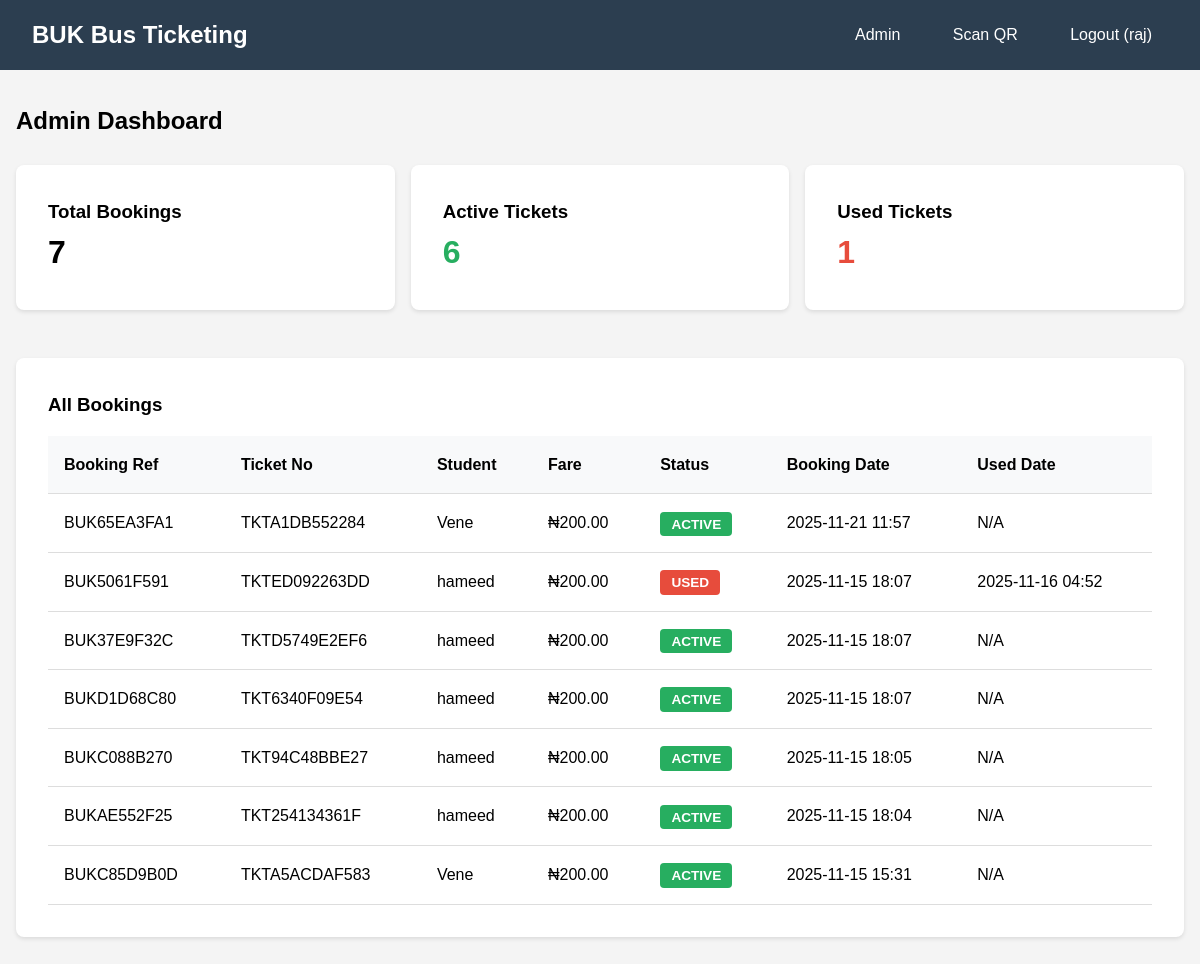
Before: /admin-dashboard/ (signed in) with the older database file.
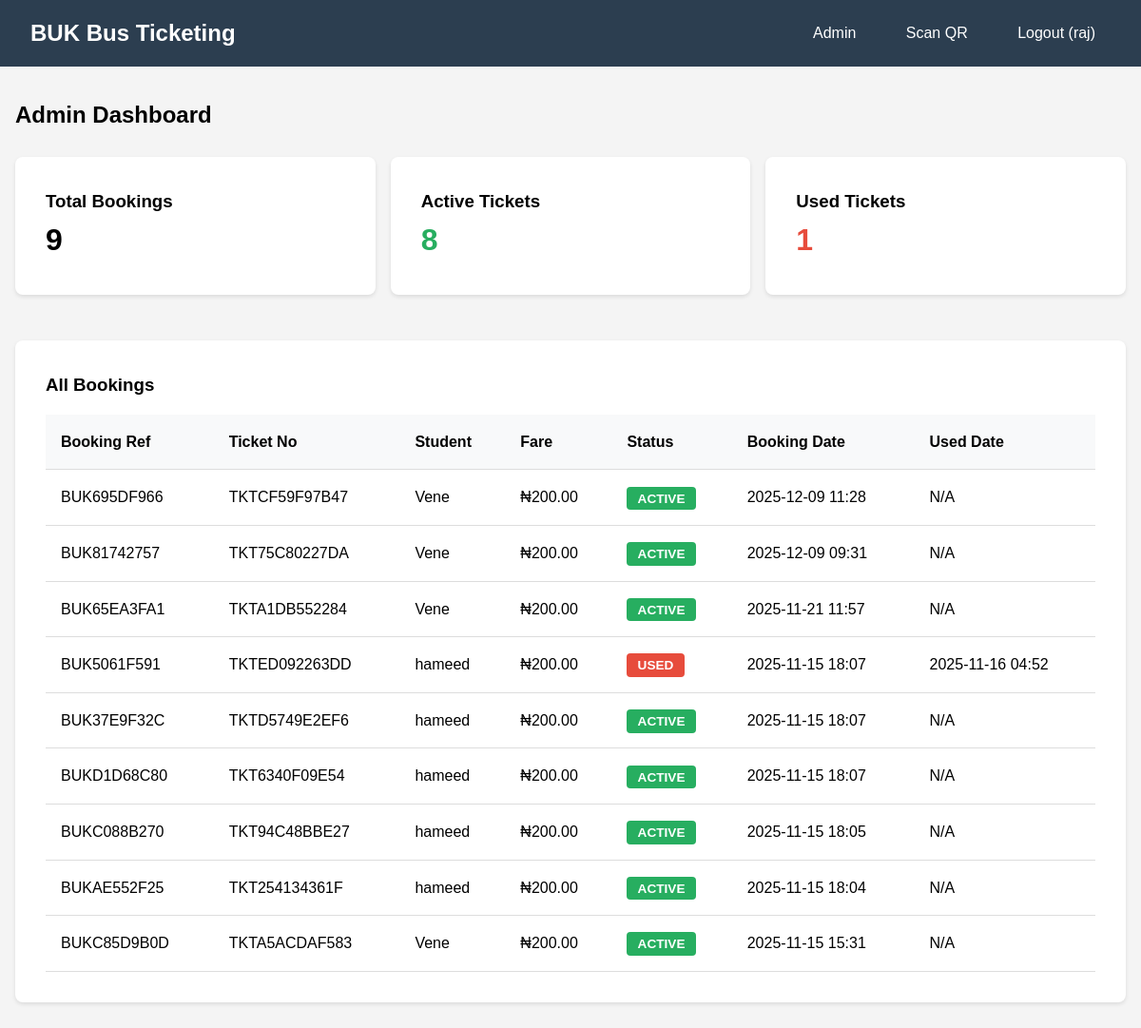
After: the same page with the newer database file.
### tickets/models.py (models this page shows, shortened)
class Booking(models.Model):
    STATUS_CHOICES = (
        ('ACTIVE', 'Active'),
        ('USED', 'Used'),
        ('EXPIRED', 'Expired'),
    )
    user = models.ForeignKey(User, on_delete=models.CASCADE, related_name='bookings')
    booking_reference = models.CharField(max_length=20, unique=True, editable=False)
    ticket_number = models.CharField(max_length=20, unique=True, editable=False)
    fare = models.DecimalField(max_digits=10, decimal_places=2, default=200.00)
    status = models.CharField(max_length=10, choices=STATUS_CHOICES, default='ACTIVE')
    qr_code = models.ImageField(upload_to='qr_codes/', blank=True)
    booking_date = models.DateTimeField(auto_now_add=True)
    used_date = models.DateTimeField(null=True, blank=True)
    class Meta:
        ordering = ['-booking_date']

### tickets/views.py (the view)
# urls.py: path('admin-dashboard/', views.admin_dashboard, name='admin_dashboard'),
@login_required
def admin_dashboard(request):
    if not request.user.is_staff:
        messages.error(request, 'Access denied. Staff only.')
        return redirect('tickets:dashboard')
    all_bookings = Booking.objects.all()
    active_bookings = all_bookings.filter(status='ACTIVE').count()
    used_bookings = all_bookings.filter(status='USED').count()
    context = {
        'all_bookings': all_bookings,
        'active_bookings': active_bookings,
        'used_bookings': used_bookings,
    }
    return render(request, 'tickets/admin_dashboard.html', context)

### tickets/templates/tickets/admin_dashboard.html
{% extends 'tickets/base.html' %}
{% block content %}
<h2 style="margin-bottom: 1.5rem;">Admin Dashboard</h2>
<div style="display: grid; grid-template-columns: repeat(auto-fit, minmax(250px, 1fr)); gap: 1rem; margin-bottom: 2rem;">
    <div class="card">
        <h3>Total Bookings</h3>
        <p style="font-size: 2rem; font-weight: bold;">{{ all_bookings.count }}</p>
    </div>
    <div class="card">
        <h3>Active Tickets</h3>
        <p style="font-size: 2rem; font-weight: bold; color: #27ae60;">{{ active_bookings }}</p>
    </div>
    <div class="card">
        <h3>Used Tickets</h3>
        <p style="font-size: 2rem; font-weight: bold; color: #e74c3c;">{{ used_bookings }}</p>
    </div>
</div>
<div class="card">
    <h3 style="margin-bottom: 1rem;">All Bookings</h3>
    {% if all_bookings %}
        <table>
            <tr>
                <th>Booking Ref</th>
                <th>Ticket No</th>
                <th>Student</th>
                <th>Fare</th>
                <th>Status</th>
                <th>Booking Date</th>
                <th>Used Date</th>
            </tr>
            {% for booking in all_bookings %}
            <tr>
                <td>{{ booking.booking_reference }}</td>
                <td>{{ booking.ticket_number }}</td>
                <td>{{ booking.user.username }}</td>
                <td>₦{{ booking.fare }}</td>
                <td>
                    {% if booking.status == 'ACTIVE' %}
                        <span class="badge badge-success">{{ booking.status }}</span>
                    {% else %}
                        <span class="badge badge-danger">{{ booking.status }}</span>
                    {% endif %}
                </td>
                <td>{{ booking.booking_date|date:"Y-m-d H:i" }}</td>
                <td>{{ booking.used_date|date:"Y-m-d H:i"|default:"N/A" }}</td>
            </tr>
            {% endfor %}
        </table>
    {% else %}
        <p>No bookings yet.</p>
    {% endif %}
</div>
{% endblock %}

### tickets/templates/tickets/base.html (shortened to what this page needs)
<!DOCTYPE html>
<html lang="en">
<head>
</head>
<body>
    <nav class="navbar">
        <h1>BUK Bus Ticketing</h1>
        <div>
            {% if user.is_authenticated %}
                {% if user.is_staff %}
                    <a href="{% url 'tickets:admin_dashboard' %}">Admin</a>
                    <a href="{% url 'tickets:scan_qr' %}">Scan QR</a>
                {% endif %}
                <a href="{% url 'tickets:logout' %}">Logout ({{ user.username }})</a>
            {% else %}
                <a href="{% url 'tickets:home' %}">Home</a>
                <a href="{% url 'tickets:login' %}">Login</a>
                <a href="{% url 'tickets:register' %}">Register</a>
            {% endif %}
        </div>
    </nav>
    <div class="container">
        {% block content %}{% endblock %}
    </div>
</body>
</html>

### tickets/templates/tickets/base.html (style rules this page uses)
* { margin: 0; padding: 0; box-sizing: border-box; }
body { font-family: Arial, sans-serif; background: #f4f4f4; line-height: 1.6; }
.navbar { background: #2c3e50; color: white; padding: 1rem 2rem; display: flex; justify-content: space-between; align-items: center; }
.navbar h1 { font-size: 1.5rem; }
.navbar a { color: white; text-decoration: none; margin-left: 1rem; padding: 0.5rem 1rem; border-radius: 4px; transition: background 0.3s; }
.container { max-width: 1200px; margin: 2rem auto; padding: 0 1rem; }
.card { background: white; padding: 2rem; border-radius: 8px; box-shadow: 0 2px 4px rgba(0,0,0,0.1); margin-bottom: 1rem; }
table { width: 100%; border-collapse: collapse; }
table th, table td { padding: 1rem; text-align: left; border-bottom: 1px solid #ddd; }
table th { background: #f8f9fa; }
.badge { padding: 0.3rem 0.7rem; border-radius: 4px; font-size: 0.85rem; font-weight: bold; }
.badge-success { background: #27ae60; color: white; }
.badge-danger { background: #e74c3c; color: white; }

Changed rows visible on the page:
added Booking: booking_reference "BUK695DF966", ticket_number "TKTCF59F97B47", user.username "Vene", fare "200.00", status "ACTIVE", booking_date "2025-12-09 11:28", used_date "N/A"
added Booking: booking_reference "BUK81742757", ticket_number "TKT75C80227DA", user.username "Vene", fare "200.00", status "ACTIVE", booking_date "2025-12-09 09:31", used_date "N/A"
Other visible differences:
{{ all_bookings.count }}: "7" → "9"
{{ active_bookings }}: "6" → "8"
